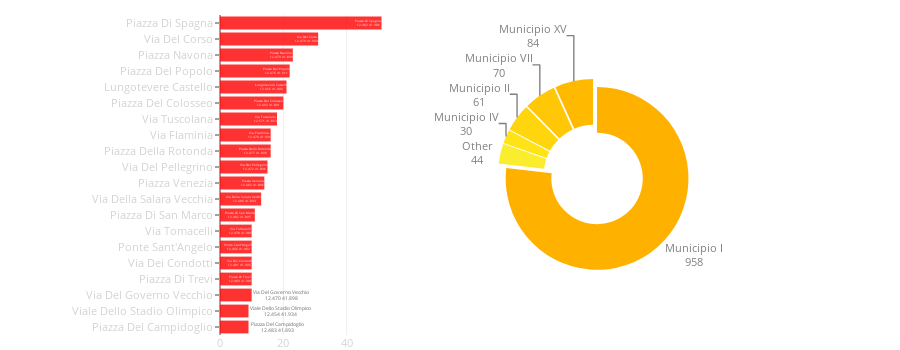

Notebook code cell kept with this figure:
### Code cell
street_area_combine(city_data)

### Figure 1 — Plotly figure (JSON) as saved in the notebook; plotly's stock layout.template omitted (floating-point values rounded to 4 significant figures)
{"data": [{"hoverinfo": "text", "marker": {"color": "red"}, "opacity": 0.8, "orientation": "h", "showlegend": false, "text": ["Piazza Di Spagna<br>12.482 41.906", "Via Del Corso<br>12.479 41.904", "Piazza Navona<br>12.473 41.899", "Piazza Del Popolo<br>12.476 41.911", "Lungotevere Castello<br>12.466 41.903", "Piazza Del Colosseo<br>12.492 41.891", "Via Tuscolana<br>12.571 41.853", "Via Flaminia<br>12.470 41.931", "Piazza Della Rotonda<br>12.477 41.899", "Via Del Pellegrino<br>12.472 41.896", "Piazza Venezia<br>12.482 41.896", "Via Della Salara Vecchia<br>12.486 41.893", "Piazza Di San Marco<br>12.482 41.895", "Via Tomacelli<br>12.478 41.905", "Ponte Sant'Angelo<br>12.466 41.902", "Via Dei Condotti<br>12.481 41.905", "Piazza Di Trevi<br>12.483 41.901", "Via Del Governo Vecchio<br>12.470 41.898", "Viale Dello Stadio Olimpico<br>12.454 41.934", "Piazza Del Campidoglio<br>12.483 41.893"], "type": "bar", "uid": "076367e2-4291-11e9-a94b-3c15c2cf2370", "x": [51, 31, 23, 22, 21, 20, 18, 16, 16, 15, 14, 13, 11, 10, 10, 10, 10, 10, 9, 9], "y": ["Piazza Di Spagna", "Via Del Corso", "Piazza Navona", "Piazza Del Popolo", "Lungotevere Castello", "Piazza Del Colosseo", "Via Tuscolana", "Via Flaminia", "Piazza Della Rotonda", "Via Del Pellegrino", "Piazza Venezia", "Via Della Salara Vecchia", "Piazza Di San Marco", "Via Tomacelli", "Ponte Sant'Angelo", "Via Dei Condotti", "Piazza Di Trevi", "Via Del Governo Vecchio", "Viale Dello Stadio Olimpico", "Piazza Del Campidoglio"]}, {"domain": {"x": [0.1, 1], "y": [0.2, 0.8]}, "hole": 0.5, "hoverinfo": "label+percent+value", "labels": ["Municipio I", "Municipio XV", "Municipio VII", "Municipio II", "Municipio IV", "Other"], "marker": {"colors": ["#ffb100", "#ffba00", "#ffc706", "#ffd50e", "#ffe317", "#faed2d"]}, "pull": 0.05, "sort": false, "textfont": {"color": "grey", "size": 11}, "textinfo": "label+value", "textposition": "outside", "type": "pie", "uid": "0765b65a-4291-11e9-a8f9-3c15c2cf2370", "values": [958, 84, 70, 61, 30, 44]}], "layout": {"height": 350, "hovermode": "closest", "margin": {"b": 15, "l": 220, "r": 0, "t": 15}, "showlegend": false, "width": 900, "xaxis": {"domain": [0, 0.25], "tickfont": {"color": "lightgrey", "size": 11}}, "yaxis": {"autorange": "reversed", "domain": [0, 1], "tickfont": {"color": "lightgrey", "size": 11}, "ticklen": 4}}}
